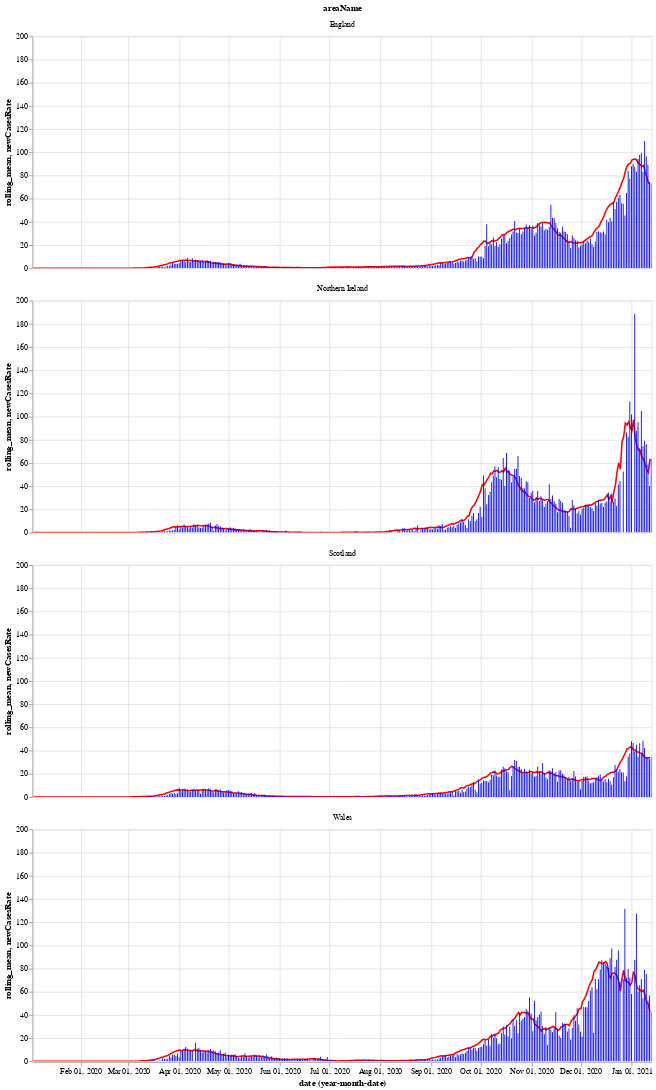

The notebook cell saved with this chart:
### Markdown cell above
Next is a bar chart of the number of new cases in each country (per 100k population), with the 7 day moving average of cases. Again we see that Wales saw a longer period of raising and falling cases compared to the other countries.

After a period of cases falling, each nation is now seeing a rise in the number of cases - especially in Wales.

### Code cell
# collapse
bars = alt.Chart(uk_cases).mark_bar().encode(
    x="yearmonthdate(date):T",
    y="newCasesRate:Q",
    tooltip='newCasesRate',
    color=alt.condition(
        alt.datum.dailyChange > 0,
        alt.value("orange"),  # The positive color
        alt.value("blue")  # The negative color
    )
).properties(title='New cases per 100k population with rolling 7 day average', width=800).interactive()
line = alt.Chart(uk_cases).mark_line(
    color='red',
    size=2,
).transform_window(
    rolling_mean='mean(newCasesRate)',
    frame=[0, 7],
    groupby=['areaName']
).encode(
    x='yearmonthdate(date):T',
    y='rolling_mean:Q'
)
alt.layer(line, bars, data=uk_cases).facet(alt.Row('areaName'), columns=1)

### Figure 1 — Vega-Lite specification as saved in the notebook (floating-point values rounded to 4 significant figures; data arrays with more than 128 entries replaced by an {"elided": "..."} marker saying what was removed)
{"config": {"view": {"continuousWidth": 400, "continuousHeight": 300}}, "data": {"name": "data-4684a6fb9a1fc7d8d9abac817cd0bd53"}, "facet": {"type": "nominal", "field": "areaName"}, "spec": {"layer": [{"mark": {"type": "line", "color": "red", "size": 2}, "encoding": {"x": {"type": "temporal", "field": "date", "timeUnit": "yearmonthdate"}, "y": {"type": "quantitative", "field": "rolling_mean"}}, "transform": [{"window": [{"op": "mean", "field": "newCasesRate", "as": "rolling_mean"}], "frame": [0, 7], "groupby": ["areaName"]}]}, {"mark": "bar", "encoding": {"color": {"condition": {"value": "orange", "test": "(datum.dailyChange > 0)"}, "value": "blue"}, "tooltip": {"type": "quantitative", "field": "newCasesRate"}, "x": {"type": "temporal", "field": "date", "timeUnit": "yearmonthdate"}, "y": {"type": "quantitative", "field": "newCasesRate"}}, "selection": {"selector002": {"type": "interval", "bind": "scales", "encodings": ["x", "y"]}}, "title": "New cases per 100k population with rolling 7 day average", "width": 800}]}, "columns": 1, "$schema": "https://vega.github.io/schema/vega-lite/v4.8.1.json", "datasets": {"data-4684a6fb9a1fc7d8d9abac817cd0bd53": {"elided": "1504 records"}}}
